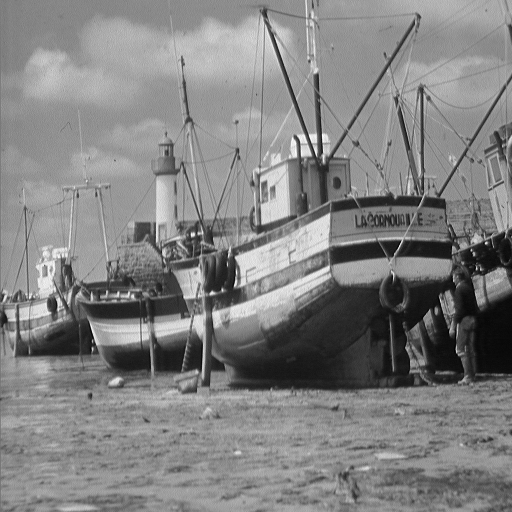
#> input picture assignment02/images/fishingboat.tiff, 512 x 512 px
$ python 'task02_a–Sondre.py'   (older library calls are emulated)
#> lines starting #> are read from the running program, lines starting #| are printed output that depends on the picture; after the words box and inside, x2 and y2 are one past the last pixel; in counts of white or black regions, pixels touching at a corner belong together
#> further down, image is the input picture: shape (512, 512); min 0, max 255, mean 129.7
import numpy as np
import matplotlib.pyplot as plt
from scipy import misc
from scipy import ndimage
from PIL import Image

#	create a dictionary for easier filepath handling
imagePath = {'jellyBeans' : './images/4.1.07-jelly-beans.tiff',
			'fishingBoat' : './images/fishingboat.tiff',
			'lochness' : './images/lochness.tiff',
			'noiseA' : './images/noise-a.tiff',
			'noiseB' : './images/noise-b.tiff',
			'noiseC' : './images/noise-c.tiff',
			'opera' : './images/opera.tiff'}

# [24 lines left out: function frequencyDomainFiltering, not called in this run]


# A very simple and very narrow highpass filter
kernel_highpass_3x3 = np.array([
	[-1, -1, -1],
	[-1,  8, -1],
	[-1, -1, -1]])

kernel_highpass_5x5 = np.array([
	[-1, -1, -1, -1, -1],
	[-1, -1,  2, -1, -1],
	[-1,  2,  8,  2, -1],
	[-1, -1,  2, -1, -1],
	[-1, -1, -1, -1, -1]])

# [28 lines left out: functions subplot, gaussian, not called in this run]

def spatial2FrequencyDomain(image, kernel):


	#Find dim of image
	ySize = np.size(image,0)
#> ySize = 512
	xSize = np.size(image,1)
#> xSize = 512

	#Padd the image
	image = np.lib.pad(image, ((0,ySize), (0, xSize)), 'constant', constant_values=(0, 0))
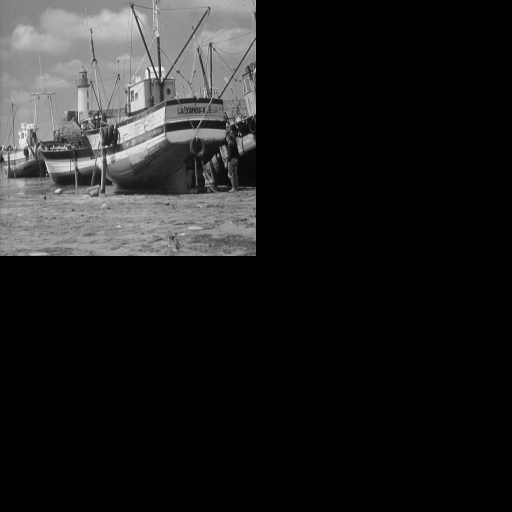
#> image: shape (1024, 1024) float64 (shown at 1/2 size); min 0, max 255, mean 32.4

	#Centering
	for y in range (2*ySize):
		for x in range (2*xSize):
			image[y,x]=image[y,x]*np.power(-1,x+y)
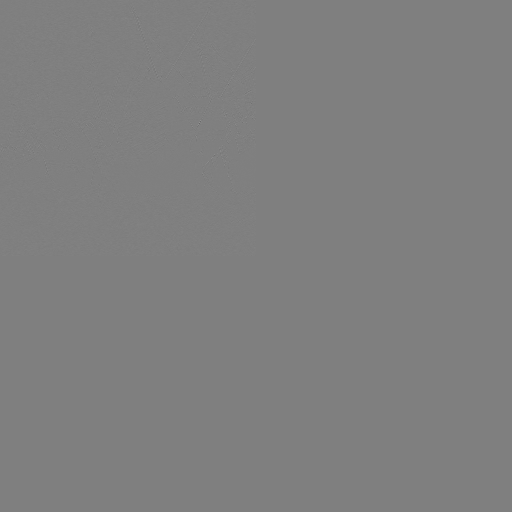
#> image: shape (1024, 1024) float64 (shown at 1/2 size); 12.5% of pixels changed, all inside (x1, y1, x2, y2) = (0, 0, 512, 512); drawn with min black and max white

	plt.figure()
	plt.imshow(image, cmap='gray')
	plt.show()

	#Converting to frequency domain
	image_FF = np.fft.fft2(image)


	print('imageY: ',np.size(image_FF,0))
#| imageY:  1024
	print('imageX: ',np.size(image_FF,1))
#| imageX:  1024


	kernelSize = np.size(kernel,0)


	kernel = np.lib.pad(kernel, ((ySize-(kernelSize//2),ySize-(kernelSize//2)-1), (xSize-(kernelSize//2), xSize-(kernelSize//2)-1)), 'constant', constant_values=(0, 0))
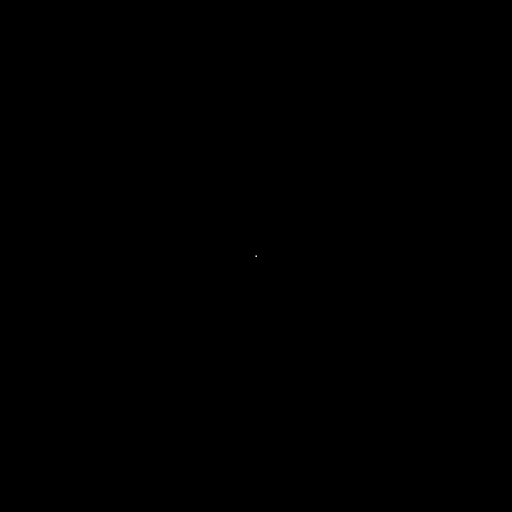
#> kernel: shape (1024, 1024) int64 (shown at 1/2 size); 3 distinct labels, from -1 to 8; one colour per label, 0 black, -1 white
	kernel_FF = np.fft.fft2(kernel)

	print('kernelY: ',np.size(kernel_FF,0))
#| kernelY:  1024
	print('kernelX: ',np.size(kernel_FF,1))
#| kernelX:  1024

	return(image_FF, kernel_FF)

def matrixMultiplication(F, H):

	G = F

	ySize = np.size(F,0)
#> ySize = 1024
	xSize = np.size(F,1)
#> xSize = 1024

	for u in range(ySize):
		for v in range (xSize):
			G[u,v]=H[u,v]*F[u,v]

	return G


def frequency2SpatialDomain(G):

	ySize = np.size(G,0)
#> ySize = 1024
	xSize = np.size(G,1)
#> xSize = 1024


	print(ySize//2)
#| 512

	g = np.zeros((ySize//2, xSize//2))
	print(g)
#> (printed output is left out)

	g_p = np.fft.ifft2(G)

	g_p = np.real(g_p)

	#Centering
	for y in range (ySize):
		for x in range (xSize):
			g_p[y,x]=g_p[y,x]*np.power(-1,x+y)
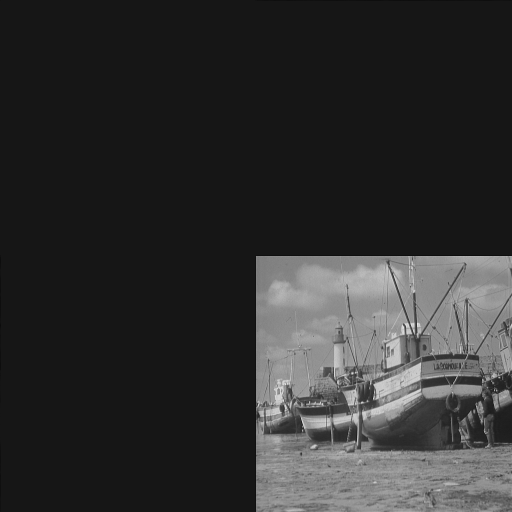
#> g_p: shape (1024, 1024) float64 (shown at 1/2 size); min -221, max 2294, mean 259.4; drawn with min black and max white

	plt.figure()
	plt.imshow(g_p, cmap='gray')
	plt.show()

	for y in range (ySize//2):
		for x in range (xSize//2):
			g[y,x] = g_p[y,x]

	ySize = np.size(g,0)
#> ySize = 512
	xSize = np.size(g,1)
#> xSize = 512

	print(ySize)
#| 512
	print(xSize)
#| 512

	return (g, g_p)

image = misc.imread('images/fishingboat.tiff')
image = np.array(image, dtype=float)
(image_FF, kernel_FF) = spatial2FrequencyDomain(image, kernel_highpass_3x3)
ressult = matrixMultiplication(image_FF, kernel_FF)
(ressult2, ressult3) = frequency2SpatialDomain(ressult)

_, ax = plt.subplots(1, 2, figsize=(16, 8))
originalImage = image
ax[0].imshow(ressult3, cmap='gray')
ax[0].set_axis_off()
ax[1].imshow(ressult2, cmap='gray')
ax[1].set_axis_off()
plt.show()


	# [23 lines of commented-out code are left out]
